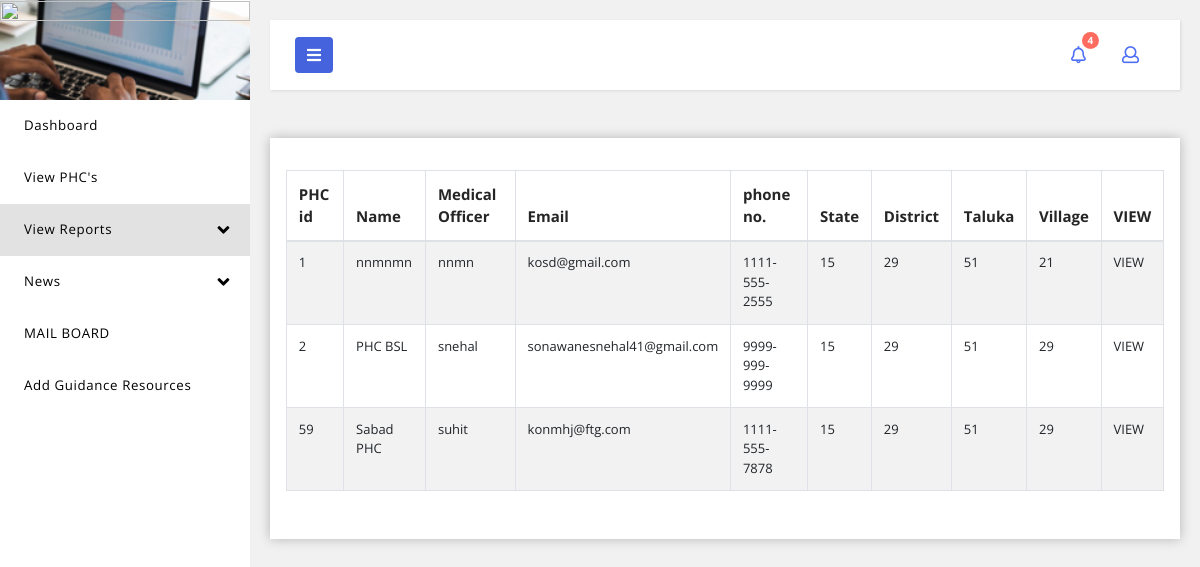
Screenshot of /ministry/viewreport.php with the database file from the repository.
### tables this page shows
CREATE TABLE `phcregister` (
  `PHCid` int(11) NOT NULL,
  `PHCname` varchar(50) NOT NULL,
  `Mfirstname` varchar(50) NOT NULL,
  `Mlastname` varchar(50) NOT NULL,
  `Phoneno` varchar(20) NOT NULL,
  `Addline1` varchar(100) DEFAULT NULL,
  `Addline2` varchar(100) DEFAULT NULL,
  `State` varchar(50) DEFAULT NULL,
  `District` varchar(50) DEFAULT NULL,
  `Taluka` varchar(50) DEFAULT NULL,
  `Village` varchar(50) DEFAULT NULL,
  `Email` varchar(50) DEFAULT NULL,
  `Beds` varchar(20) NOT NULL,
  `Labs` varchar(20) NOT NULL,
  `Ambulances` varchar(20) NOT NULL,
  `Labourrooms` varchar(20) NOT NULL,
  `Dservices` varchar(20) NOT NULL,
  `Deliveryrooms` varchar(20) NOT NULL,
  `Nutrition` varchar(20) NOT NULL,
  `Femalestaff` varchar(20) NOT NULL,
  `Commfacilities` varchar(20) NOT NULL,
  `Noticeboard` varchar(20) NOT NULL,
  `Pharma` varchar(20) NOT NULL,
  `Password1` varchar(20) NOT NULL,
  `Upload_on` date NOT NULL,
  `Status1` tinyint(4) NOT NULL
);

### ministry/viewreport.php (the view, shortened to what this page needs)
<!DOCTYPE html>
<html lang="en">
<head>
 <?php
      include 'dbconfig.php';
      $query = "SELECT * FROM phcregister";
      $result = mysqli_query($connect, $query);
    ?>
    <link href="css/bootstrap.css" rel="stylesheet" type="text/css" media="all" />
    <link rel="stylesheet" href="css/bar.css">
    <link rel="stylesheet" type="text/css" href="css/pignose.calender.css" />
    <link href="css/style.css" rel="stylesheet" type="text/css" media="all" />
    <link rel="stylesheet" href="css/style4.css">
    <link href="css/fontawesome-all.css" rel="stylesheet">
</head>
<body>
    <div class="wrapper">
        <nav id="sidebar">
        <div class="profile-bg" style>
            <img src="https://overallhealth.in/wp-content/uploads/2017/01/ministry-of-health-government-of-india.jpg" style="height: 20%;width: 100%;">
        </div>
        <ul class="list-unstyled components">
            <li>
                <a href="index.php">
                    Dashboard
                </a>
            </li>
                <li>
                    <a href="viewphc.php">
                        View PHC's
                    </a>
                </li>
                <li class="active">
                    <a href="#homeSubmenu" data-toggle="collapse" aria-expanded="false">
                        View Reports
                        <i class="fas fa-angle-down fa-pull-right"></i>
                    </a>
                </li>
                <li>
                    <a href="#newsMenu" data-toggle="collapse" aria-expanded="false">
                        News
                        <i class="fas fa-angle-down fa-pull-right"></i>
                    </a>
                </li>
                <li>
                    <a href="mail.php">
                        MAIL BOARD
                    </a>
                </li>
                <li>
                    <a href="guidance.php">
                        Add Guidance Resources
                    </a>
                </li>
            </ul>
        </nav>
    <div id="content">
        <nav class="navbar navbar-default mb-xl-5 mb-4">
            <div class="container-fluid">
                <div class="navbar-header">
                    <button type="button" id="sidebarCollapse" class="btn btn-info navbar-btn">
                        <i class="fas fa-bars"></i>
                    </button>
                </div>
                <ul class="top-icons-agileits-w3layouts float-right">
                    <li class="nav-item dropdown">
                        <a class="nav-link dropdown-toggle" href="#" id="navbarDropdown" role="button"
                           data-toggle="dropdown" aria-haspopup="true"
                           aria-expanded="false">
                            <i class="far fa-bell"></i>
                            <span class="badge">4</span>
                        </a>
                    </li>
                   <li class="nav-item dropdown">
                        <a class="nav-link dropdown-toggle" href="#" id="navbarDropdown2" role="button"
                           data-toggle="dropdown" aria-haspopup="true"
                           aria-expanded="false">
                            <i class="far fa-user"></i>
                        </a>
                    </li>
                </ul>
            </div>
        </nav>
            <div class="container-fluid">
                <div class="row">
                    <div class="outer-w3-agile col-xl">
                        <?php
                    $output ='  <table id="example" class="table table-striped table-bordered" style="width:100%">
                    <thead>
                    <tr>
                    <th>PHC id</th>
                    <th>Name</th>
                    <th>Medical Officer</th>
                    <th>Email</th>
                    <th>phone no.</th>
                    <th>State</th>
                    <th>District</th>
                    <th>Taluka</th>
                    <th>Village</th>
                    <th>VIEW</th>
                    </tr>
                    </thead><tbody>';
                  while($row = mysqli_fetch_array($result))
                               {
                                $var1=$row["PHCid"];
                        $output .=  '<tr>
                                    <td>'.$row["PHCid"].'</td>
                                    <td>'.$row["PHCname"].'</td>
                                    <td>'.$row["Mfirstname"].'</td>
                                    <td>'.$row["Email"].'</td>
                                    <td>'.$row["Phoneno"].'</td>
                                    <td>'.$row["State"].'</td>
                                     <td>'.$row["District"].'</td>
                                    <td>'.$row["Taluka"].'</td>
                                    <td>'.$row["Village"].'</td>
                                    <td><input type="hidden" name="data"></input><a name="value1" href="./display.php?data='.$var1.'">VIEW</a></td>
                               </tr>';
                               }
                    $output .= '</tbody></table>';
                        echo $output;
               ?>
</div>
</div></div>
</body>
</html>

### ministry/css/style.css (style rules this page uses)
html, body { margin: 0; font-size: 100%; font-family: 'Open Sans', sans-serif; background: #fff; }
body a { text-decoration: none; transition: 0.5s all; -webkit-transition: 0.5s all; -moz-transition: 0.5s all; -o-transition: 0.5s all; -ms-transition: 0.5s all; }
ul { margin: 0; padding: 0; }
ul li { list-style: none; }
.outer-w3-agile { padding: 2em 1em; -webkit-box-shadow: 0px 0px 11px 0px rgba(0, 0, 0, 0.25); -moz-box-shadow: 0px 0px 11px 0px rgba(0, 0, 0, 0.25); box-shadow: 0px 0px 11px 0px rgba(0, 0, 0, 0.25); background: #fff; }
.profile-bg { border-left: none; border-right: none; background: url(../images/menu1.jpg)no-repeat 0px 0px; -webkit-background-size: cover; -moz-background-size: cover; -o-background-size: cover; -ms-background-size: cover; background-size: cover; min-height: 100px; }
.top-icons-agileits-w3layouts .dropdown-toggle::after { display: none; }
.top-icons-agileits-w3layouts li { list-style: none; display: inline-block; }
ul.top-icons-agileits-w3layouts a.nav-link i { display: inline-block; font-size: 17px; color: #4c6ef5; }
.top-icons-agileits-w3layouts span.badge { font-size: 10px; font-weight: bold; color: #FFF; background: #ff6c5f; line-height: 13px; width: 17px; height: 17px; border-radius: 2em; -webkit-border-radius: 2em; -moz-border-radius: 2em; -o-border-radius: 2em; text-align: center; display: inline-block; position: absolute; top: -8%; right: 3px; padding: 2px 0 0; }
.dropdown { display: none; padding: 0; list-style: none; }
ul.list-unstyled li { font-size: 14px; letter-spacing: 1px; color: #7d7d7d; }
.table th, .table td { padding: 0.74rem; vertical-align: top; border-top: 1px solid #dee2e6; font-size: 13px; }
.table th { color: #252525; font-size: 15px; }

### ministry/css/style4.css (style rules this page uses)
body { font-family: 'Open Sans', sans-serif; background: #f1f1f1; }
a, a:hover, a:focus { color: inherit; text-decoration: none; transition: all 0.3s; }
.navbar { padding: 15px 10px; background: #fff; border: none; border-radius: 0; box-shadow: 1px 1px 3px rgba(0, 0, 0, 0.1); }
.navbar-btn { box-shadow: none; outline: none !important; border: none; background: #4463dc; }
i, span { display: inline-block; }
.wrapper { display: flex; align-items: stretch; }
#sidebar { min-width: 250px; max-width: 250px; background-color: white; color: #4a7ee4; transition: all 0.3s; }
#sidebar ul li a { text-align: left; }
#sidebar ul li a { padding: 16px 10px; font-size: .95em; letter-spacing: 0.6px; display: block; color: black; font-weight: 400; }
#sidebar ul li a i { margin-right: 10px; font-size: 19px; }
#sidebar ul li.active>a, #sidebar a[aria-expanded="true"] { color: black; background: rgba(224, 224, 224, 0.92); }
#content { padding: 20px; min-height: 100vh; transition: all 0.3s; overflow: hidden; width: 100%; }

### rows the page displays
phcregister: PHCid "1", PHCname "nnmnmn", Mfirstname "nnmn", Email "kosd@gmail.com", Phoneno "1111-555-2555", State "15", District "29", Taluka "51", Village "21"
phcregister: PHCid "2", PHCname "PHC BSL", Mfirstname "snehal", Email "sonawanesnehal41@gmail.com", Phoneno "9999-999-9999", State "15", District "29", Taluka "51", Village "29"
phcregister: PHCid "59", PHCname "Sabad PHC", Mfirstname "suhit", Email "konmhj@ftg.com", Phoneno "1111-555-7878", State "15", District "29", Taluka "51", Village "29"
